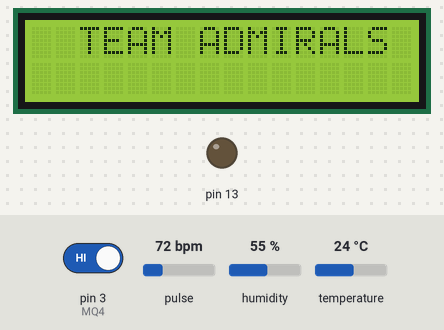
Simulated run of this sketch. Board: Arduino Uno, built with avr-gcc and run on an emulated ATmega328P. Parts: 16×2 character LCD, output pins drawn as LEDs (lit = HIGH). Inputs (shaded band) come from the test bench; at power-on: pin 3 (MQ4) HIGH, pulse 72 bpm, humidity 55 %, temperature 24 °C. What the sketch prints to the serial monitor is not drawn.

Above: at 4.1 s.
6.7 s: pin 3 (MQ4) driven LOW
At 15.2 s:
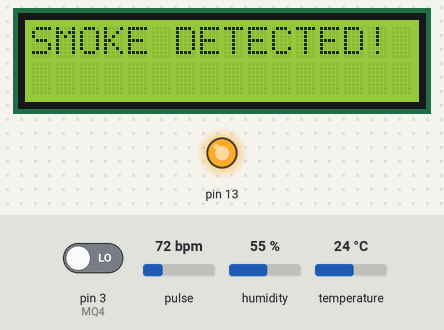
17.7 s: pulse set to 42 bpm
At 20.7 s:
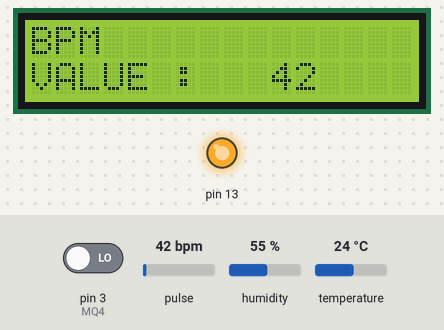
29.8 s: humidity set to 22 %
At 35.8 s:
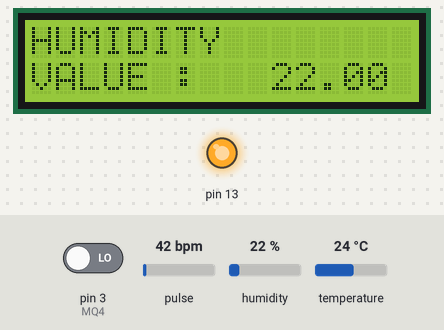
37.9 s: temperature set to 12 °C
At 41.3 s:
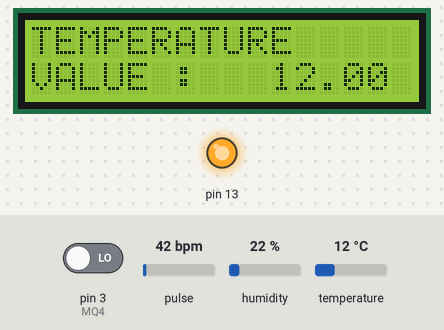
44.0 s: pin 3 (MQ4) driven HIGH
At 47.6 s:
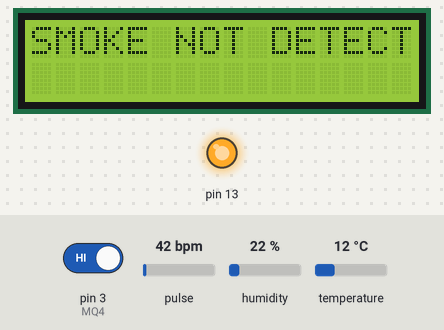
58.0 s: pulse set to 70 bpm
At 61.6 s:
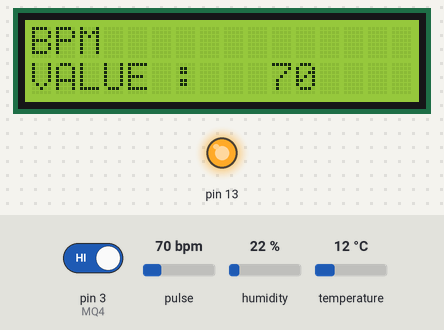
Timing chart, 0 to 63.1 s (numbered marks = the images above; inputs shaded):
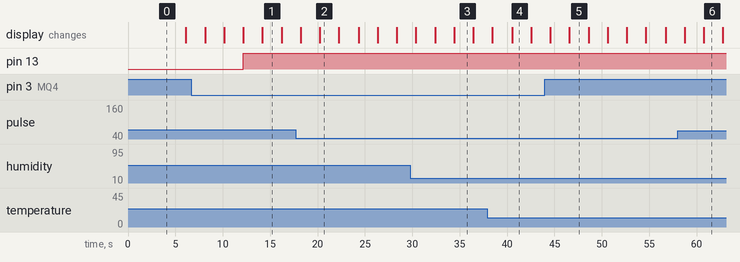

The sketch:

main_arduino_code.ino
```cpp
/*********PULSE SENSOR****************************************************/
#define USE_ARDUINO_INTERRUPTS true    // Set-up low-level interrupts for most acurate BPM math
#include <PulseSensorPlayground.h>     // Includes the PulseSensorPlayground Library
const int PulseWire = A0;       // 'S' Signal pin connected to A0
const int LED13 = 13;          // The on-board Arduino LED
int Threshold = 550;           // Determine which Signal to "count as a beat" and which to ignore
PulseSensorPlayground pulseSensor;  // Creates an object

const int soilMoisture = 2;

/**** MQ4****/
const int MQ4 = 3;

/*****DHT11****/
#include "DHT.h"
#define DHTPIN 4     // Digital pin connected to the DHT sensor
#define DHTTYPE DHT11   // DHT 11
DHT dht(DHTPIN, DHTTYPE);

/******LCD DISPLAY***************/
#include <LiquidCrystal.h>

const int rs = 5;
const int en = 6;
const int D4 = 7;
const int D5 = 8;
const int D6 = 9;
const int D7 = 10;
LiquidCrystal lcd(rs, en, D4, D5, D6, D7);

void setup() {

  /******LCD DISPLAY***************/
  lcd.begin(16, 2);  // set up the LCD's number of columns and rows:
  lcd.setCursor(1,0);
  lcd.print(" TEAM ADMIRALS");  // Print a text to the LCD.
  delay(4000);

  Serial.begin(9600);
  /**** MQ4****/
  pinMode(MQ4, INPUT);

  /*****DHT11*********************************************************/
  Serial.println(F("DHTxx test!"));
  dht.begin();

  /*********PULSE SENSOR****************************************************/
  // Configure the PulseSensor object, by assigning our variables to it
  pulseSensor.analogInput(PulseWire);
  pulseSensor.blinkOnPulse(LED13);       // Blink on-board LED with heartbeat
  pulseSensor.setThreshold(Threshold);

  // Double-check the "pulseSensor" object was created and began seeing a signal
  if (pulseSensor.begin()) {
    Serial.println("PulseSensor object created!");
  }

}

void loop() {
  delay(2000);
  lcd.clear();
  /**** MQ4****************************************************************/
  const int isGas = digitalRead(MQ4);
  if (!isGas) {
    Serial.println("SMOKE DETECTED!");
    lcd.setCursor(0,0);
    lcd.print("SMOKE DETECTED!");
  }
  else {
    Serial.println("SMOKE NOT DETECED !");
    lcd.setCursor(0,0);
    lcd.print("SMOKE NOT DETECTED!");
  }
  delay(1800);

  /*****DHT11************************************************************/

  // Reading temperature or humidity takes about 250 milliseconds!
  float h = dht.readHumidity();
  delay(250);
  float t = dht.readTemperature();// Read temperature as Celsius (the default)

  Serial.print("Temperature: ");
  Serial.print(t);
  Serial.println();
  Serial.print("Humidity: ");
  Serial.print(h);
  Serial.println();

  lcd.clear();
  lcd.setCursor(0,0);
  lcd.print("TEMPERATURE");
  lcd.setCursor(0,1);
  lcd.print("VALUE : ");
  lcd.setCursor(10,1);
  lcd.print(t);
  delay(2000);
  lcd.clear();
  lcd.setCursor(0,0);
  lcd.print("HUMIDITY");
  lcd.setCursor(0,1);
  lcd.print("VALUE : ");
  lcd.setCursor(10,1);
  lcd.print(h);
 delay(2000);
  /*********PULSE SENSOR****************************************************/

  int myBPM = pulseSensor.getBeatsPerMinute();      // Calculates BPM

  if (pulseSensor.sawStartOfBeat()) {               // Constantly test to see if a beat happened
    Serial.println("HeartBeat Happened ! "); // If true, print a message
    Serial.print("BPM: ");
    Serial.println(myBPM);                        // Print the BPM value
  }

  lcd.clear();
  lcd.setCursor(0,0);
  lcd.print("BPM");
  lcd.setCursor(0,1);
  lcd.print("VALUE : ");
  lcd.setCursor(10,1);
  lcd.print(myBPM);


}
```

Measured:
- after the input at 6.7 s, the display: first differs from a run without the input after 7.5 s (image 1)
- after the input at 44.0 s, the display: first differs from a run without the input after 2.5 s (image 5)
- what the display in image 1 shows lasts 2.0 s, from 14.2 s to 16.2 s
- what the display in image 2 shows lasts 2.0 s, from 20.3 s to 22.3 s
